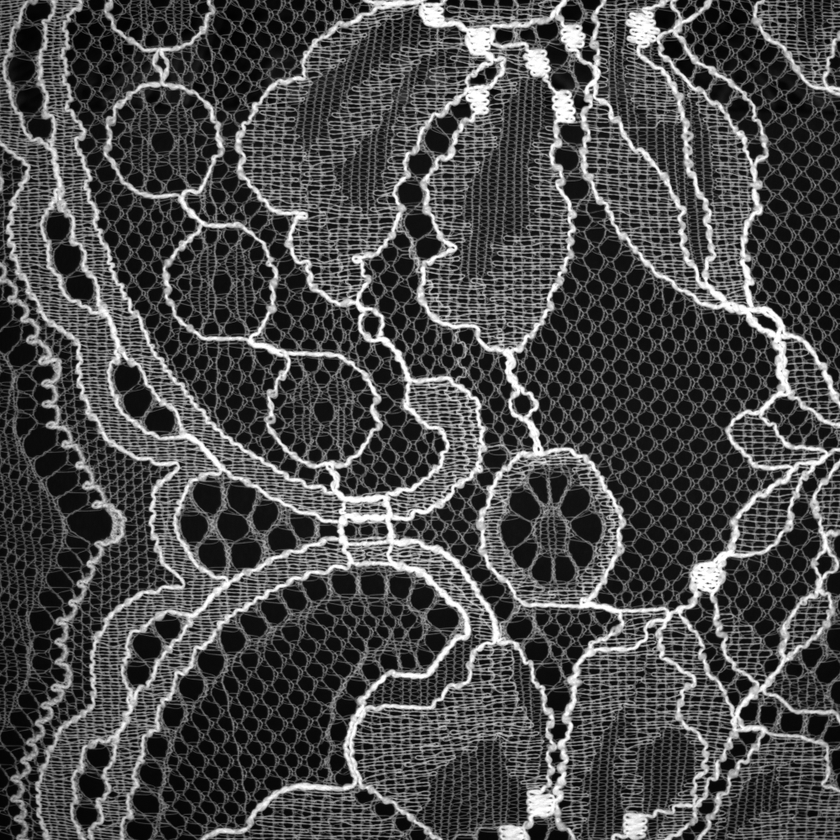
#> input picture SimpleNet/历史版本/skill_dataset/14氨纶双丝-86_0024_pic_1681719258570_camera14.png, 840 x 840 px, shrunk from 1000 x 1000 before the run
$ python '绘制像素直方图2.py'
#> lines starting #> are read from the running program, lines starting #| are printed output that depends on the picture
from PIL import Image
import numpy as np
import matplotlib.pyplot as plt

# 读取灰度图像并计算直方图
image_gray = Image.open('14氨纶双丝-86_0024_pic_1681719258570_camera14.png').convert('L')
hist_gray = image_gray.histogram()
#> hist_gray = 256 values, max 21764 at index 15, min 24 at index 0, mean 2756.2

# 绘制灰度直方图
plt.figure()
plt.title('Grayscale Histogram')
plt.xlabel('Bins')
plt.ylabel('Number of Pixels')
plt.plot(hist_gray)
plt.xlim([0, 256])
plt.show()
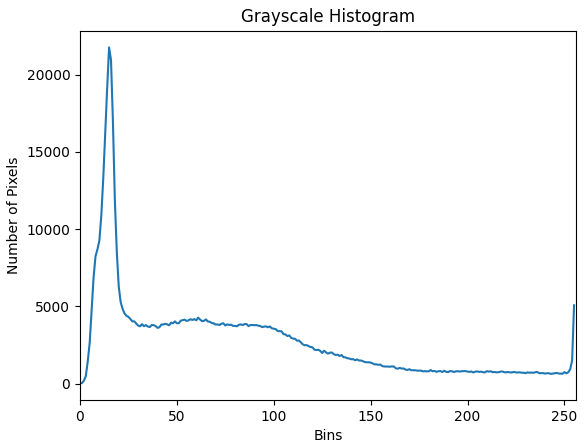
#> figure drawn by matplotlib, 1 panel; curve peaks at x = 15, y = 21764

# 读取彩色图像并计算直方图
image_color = Image.open('14氨纶双丝-86_0024_pic_1681719258570_camera14.png')
#> image_color is the input picture: PIL image 840x840 RGB; min 0, max 255, mean 75.6
r, g, b = image_color.split()
hist_r = r.histogram()
#> hist_r has the same summary as hist_gray
hist_g = g.histogram()
#> hist_g has the same summary as hist_gray
hist_b = b.histogram()
#> hist_b has the same summary as hist_gray

# 绘制彩色直方图
plt.figure()
plt.title('Color Histogram')
plt.xlabel('Bins')
plt.ylabel('Number of Pixels')
plt.plot(hist_r, color='red', label='Red Channel')
plt.plot(hist_g, color='green', label='Green Channel')
plt.plot(hist_b, color='blue', label='Blue Channel')
plt.xlim([0, 256])
plt.legend()
plt.show()
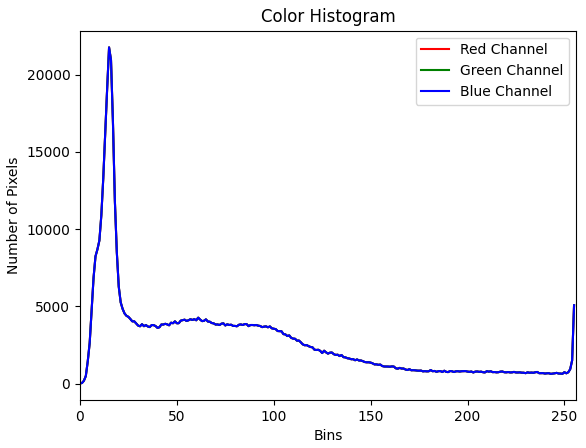
#> figure drawn by matplotlib, 1 panel; curve peaks at x = 15, y = 21764; curve peaks at x = 15, y = 21764; curve peaks at x = 15, y = 21764

$ run again, with SimpleNet/历史版本/skill_dataset/000.png copied over SimpleNet/历史版本/skill_dataset/14氨纶双丝-86_0024_pic_1681719258570_camera14.png
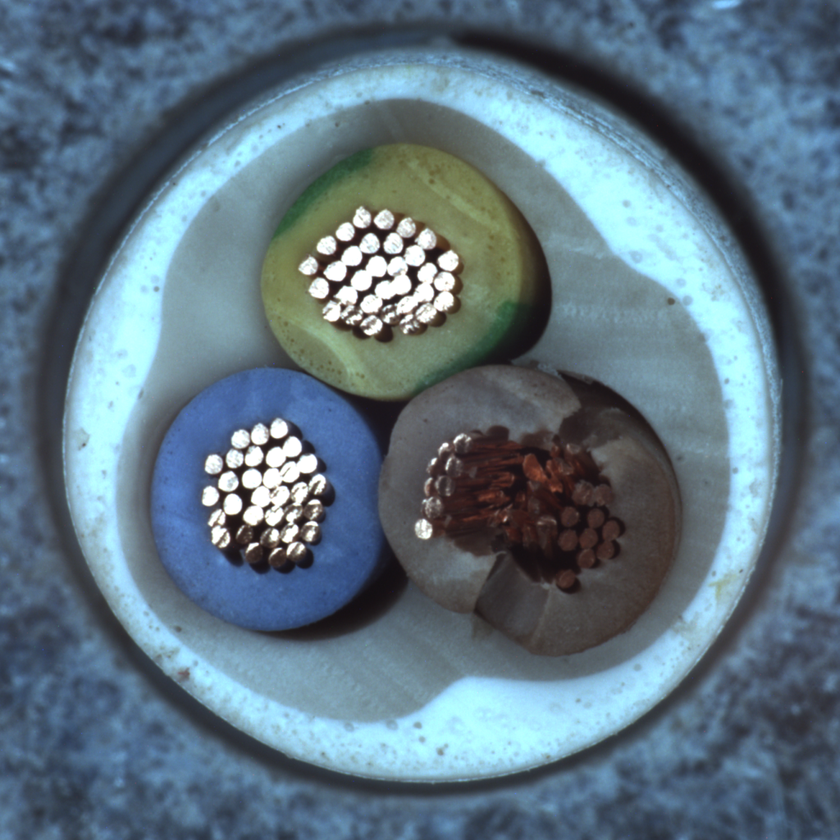
#> input picture SimpleNet/历史版本/skill_dataset/000.png, 840 x 840 px, shrunk from 1024 x 1024 before the run
#> hist_gray = 256 values, max 7840 at index 98, min 0 at index 0, mean 2756.2
#> image_color is the input picture: PIL image 840x840 RGB; mean R, G, B 95.1, 116.8, 130.9
#> `r, g, b = image_color.split()`:
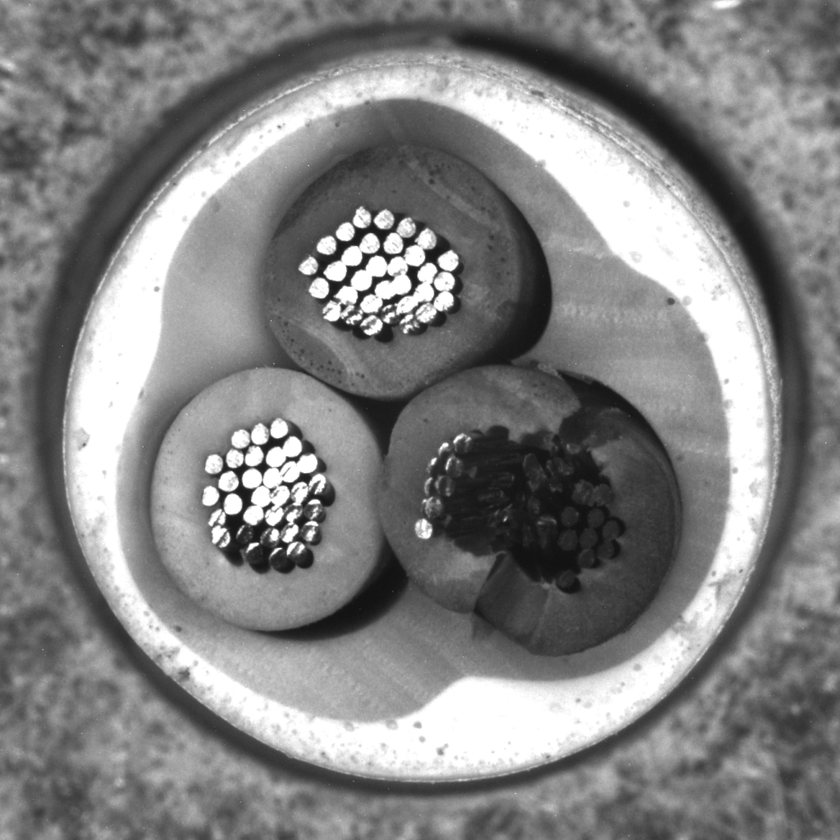
#> b: PIL image 840x840 L; min 16, max 255, mean 130.9
#> hist_r = 256 values, max 11177 at index 70, min 0 at index 0, mean 2756.2
#> hist_g = 256 values, max 17352 at index 255, min 0 at index 0, mean 2756.2
#> hist_b = 256 values, max 55976 at index 255, min 0 at index 0, mean 2756.2
#> `plt.show()`:
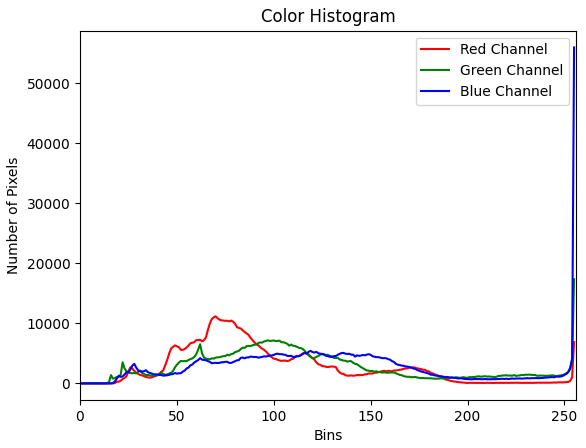
#> figure drawn by matplotlib, 1 panel; curve peaks at x = 70, y = 11177; curve peaks at x = 255, y = 17352; curve peaks at x = 255, y = 55976

$ run again, with SimpleNet/历史版本/skill_dataset/001.png copied over SimpleNet/历史版本/skill_dataset/14氨纶双丝-86_0024_pic_1681719258570_camera14.png
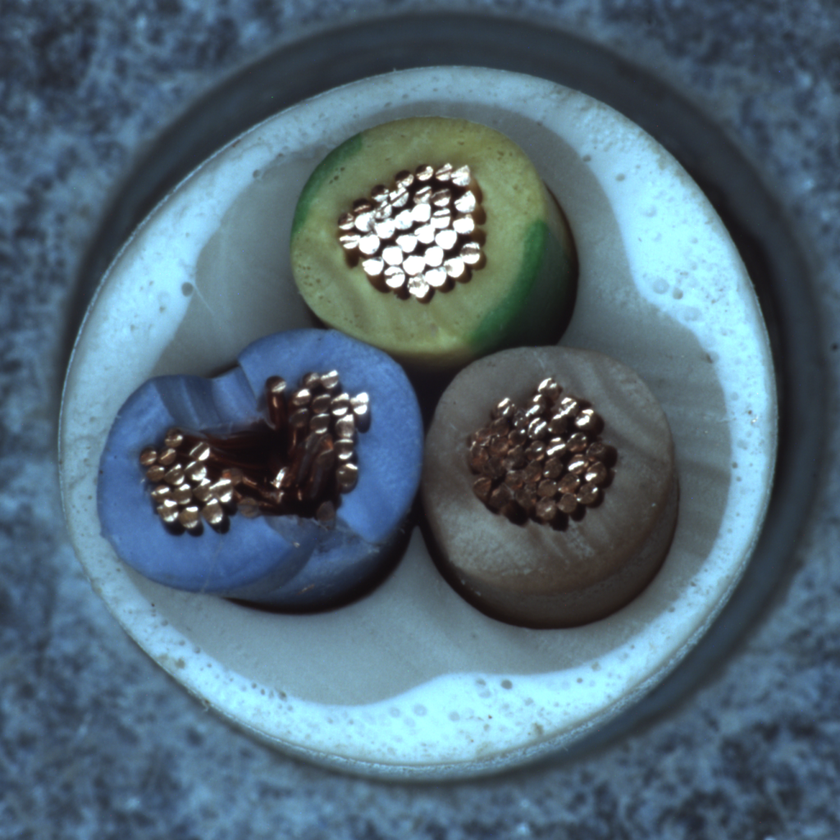
#> input picture SimpleNet/历史版本/skill_dataset/001.png, 840 x 840 px, shrunk from 1024 x 1024 before the run
#> hist_gray = 256 values, max 8322 at index 52, min 0 at index 0, mean 2756.2
#> image_color is the input picture: PIL image 840x840 RGB; mean R, G, B 83.8, 106.2, 120.1
#> `r, g, b = image_color.split()`:
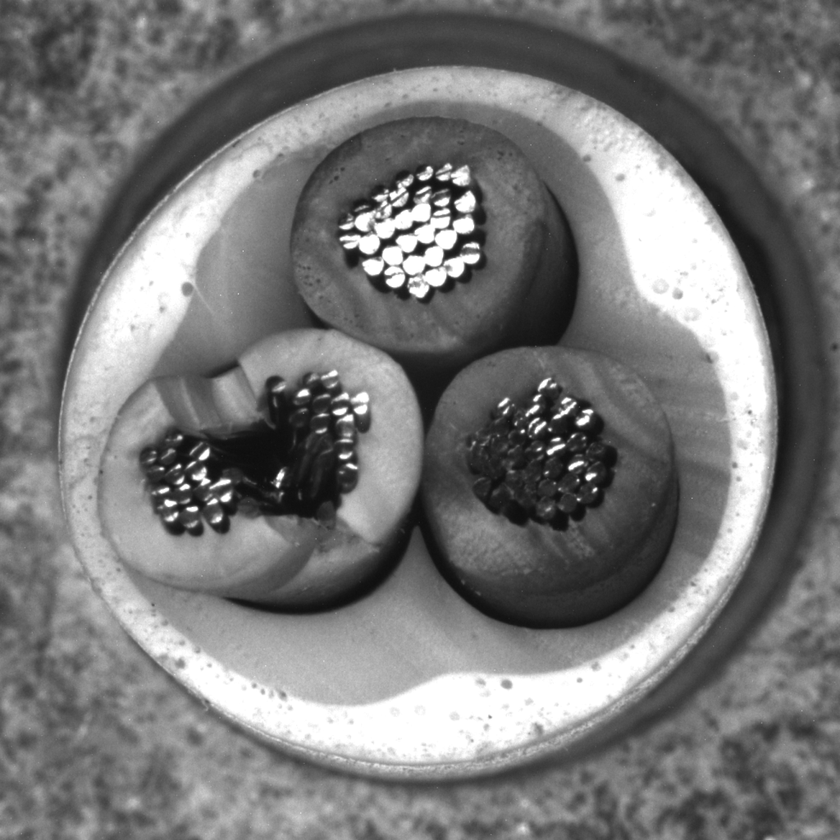
#> b: PIL image 840x840 L; min 13, max 255, mean 120.1
#> hist_r = 256 values, max 12333 at index 46, min 0 at index 0, mean 2756.2
#> hist_g = 256 values, max 7188 at index 54, min 0 at index 0, mean 2756.2
#> hist_b = 256 values, max 36086 at index 255, min 0 at index 0, mean 2756.2
#> `plt.show()`:
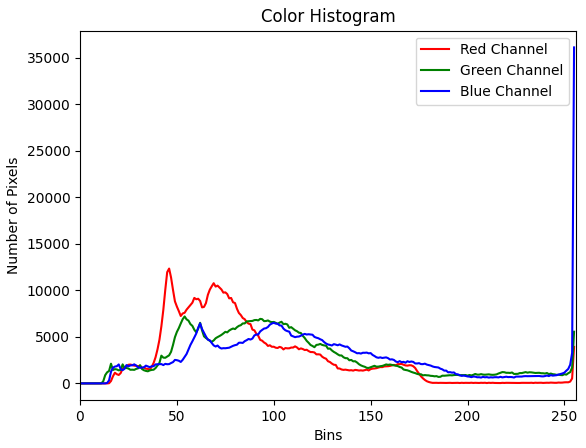
#> figure drawn by matplotlib, 1 panel; curve peaks at x = 46, y = 12333; curve peaks at x = 54, y = 7188; curve peaks at x = 255, y = 36086

$ run again, with SimpleNet/历史版本/skill_dataset/010.png copied over SimpleNet/历史版本/skill_dataset/14氨纶双丝-86_0024_pic_1681719258570_camera14.png
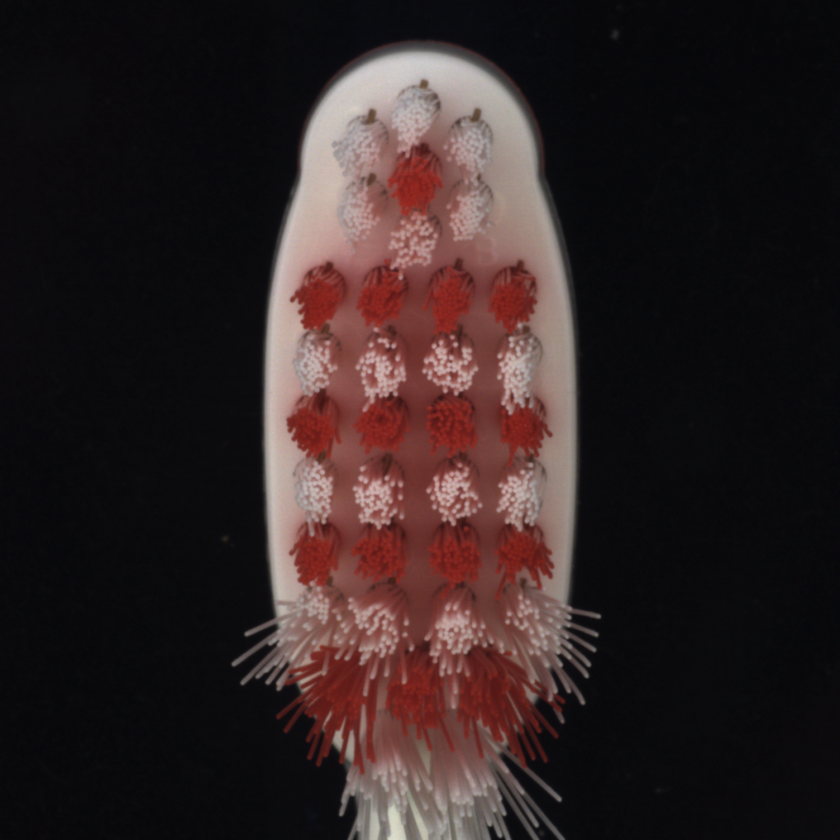
#> input picture SimpleNet/历史版本/skill_dataset/010.png, 840 x 840 px, shrunk from 1024 x 1024 before the run
#> hist_gray = 256 values, max 154186 at index 10, min 0 at index 0, mean 2756.2
#> image_color is the input picture: PIL image 840x840 RGB; mean R, G, B 47.7, 35, 35.4
#> `r, g, b = image_color.split()`:
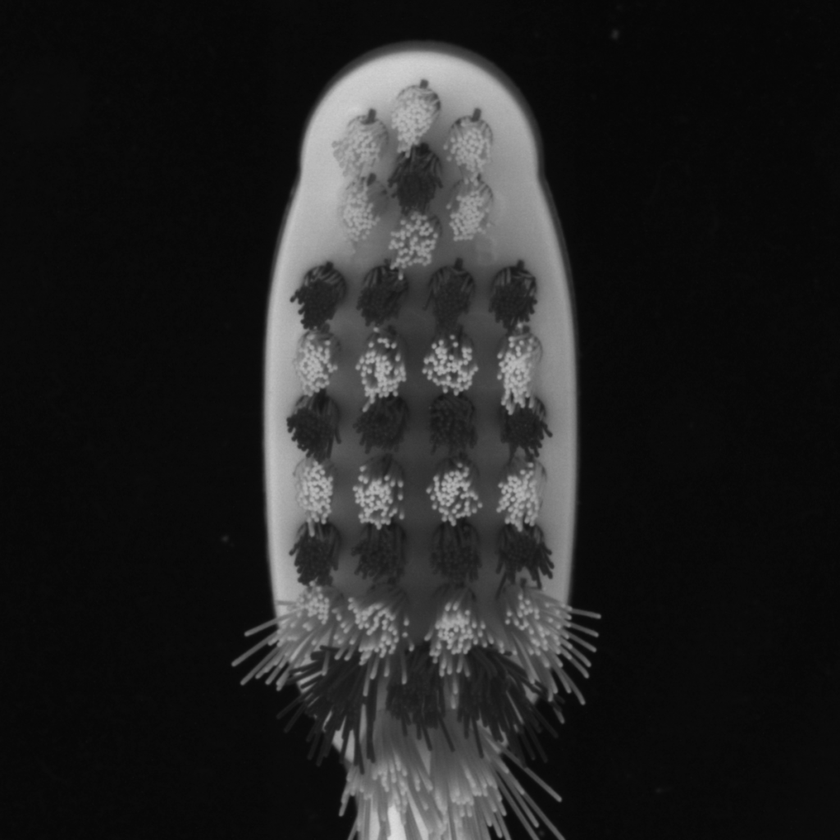
#> g: PIL image 840x840 L; min 6, max 221, mean 35
#> hist_r = 256 values, max 138770 at index 10, min 0 at index 0, mean 2756.2
#> hist_g = 256 values, max 146311 at index 10, min 0 at index 0, mean 2756.2
#> hist_b = 256 values, max 182144 at index 12, min 0 at index 0, mean 2756.2
#> `plt.show()`:
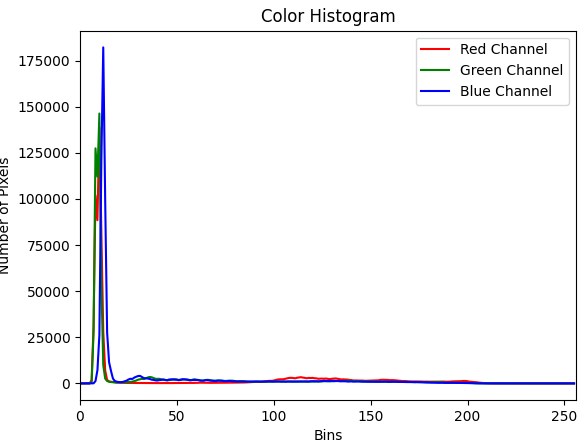
#> figure drawn by matplotlib, 1 panel; curve peaks at x = 10, y = 138770; curve peaks at x = 10, y = 146311; curve peaks at x = 12, y = 182144
